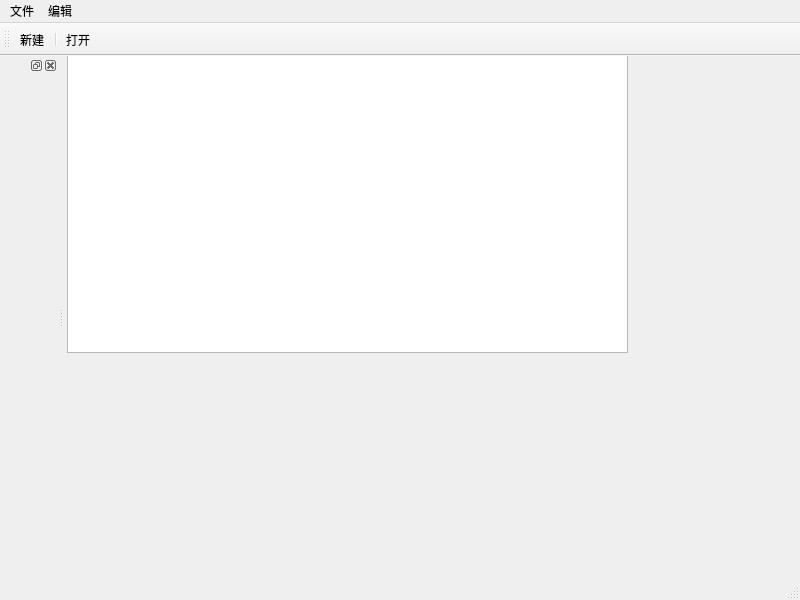
<?xml version="1.0" encoding="UTF-8"?>
<ui version="4.0">
 <class>MainWindow</class>
 <widget class="QMainWindow" name="MainWindow">
  <property name="geometry">
   <rect>
    <x>0</x>
    <y>0</y>
    <width>800</width>
    <height>600</height>
   </rect>
  </property>
  <property name="windowTitle">
   <string>MainWindow</string>
  </property>
  <widget class="QWidget" name="centralwidget">
   <widget class="QTextEdit" name="textEdit">
    <property name="geometry">
     <rect>
      <x>3</x>
      <y>-4</y>
      <width>561</width>
      <height>301</height>
     </rect>
    </property>
   </widget>
  </widget>
  <widget class="QMenuBar" name="menubar">
   <property name="geometry">
    <rect>
     <x>0</x>
     <y>0</y>
     <width>800</width>
     <height>26</height>
    </rect>
   </property>
   <widget class="QMenu" name="menu">
    <property name="title">
     <string>文件</string>
    </property>
    <addaction name="actionnew"/>
    <addaction name="separator"/>
    <addaction name="actionopen"/>
   </widget>
   <widget class="QMenu" name="menu_2">
    <property name="title">
     <string>编辑</string>
    </property>
   </widget>
   <addaction name="menu"/>
   <addaction name="menu_2"/>
  </widget>
  <widget class="QStatusBar" name="statusbar"/>
  <widget class="QToolBar" name="toolBar">
   <property name="windowTitle">
    <string>toolBar</string>
   </property>
   <attribute name="toolBarArea">
    <enum>TopToolBarArea</enum>
   </attribute>
   <attribute name="toolBarBreak">
    <bool>false</bool>
   </attribute>
   <addaction name="actionnew"/>
   <addaction name="separator"/>
   <addaction name="actionopen"/>
  </widget>
  <widget class="QDockWidget" name="dockWidget">
   <attribute name="dockWidgetArea">
    <number>1</number>
   </attribute>
   <widget class="QWidget" name="dockWidgetContents"/>
  </widget>
  <action name="actionnew">
   <property name="text">
    <string>新建</string>
   </property>
  </action>
  <action name="actionopen">
   <property name="text">
    <string>打开</string>
   </property>
  </action>
 </widget>
 <resources/>
 <connections/>
</ui>
